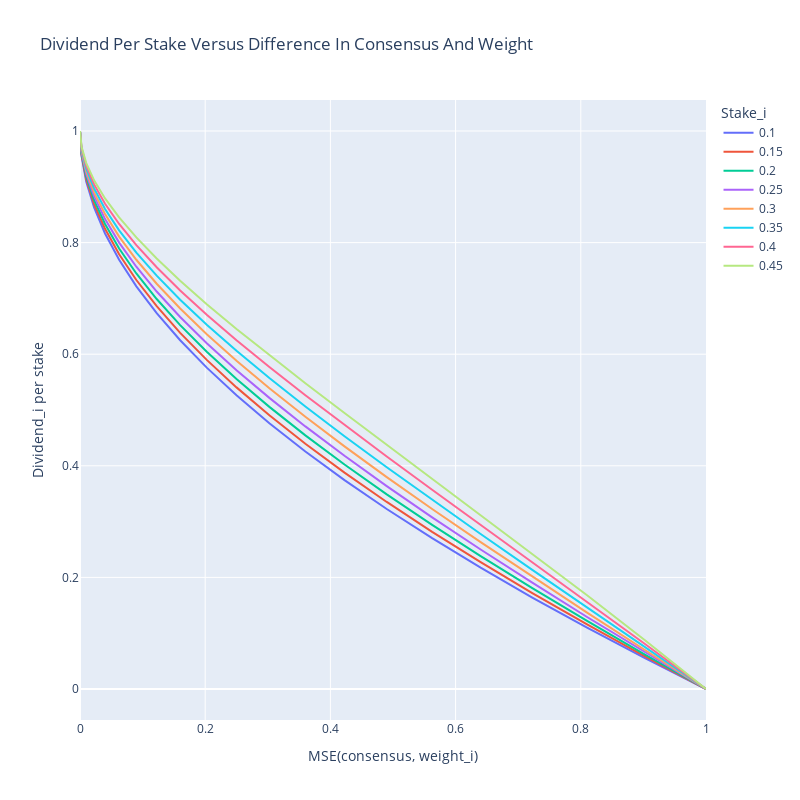

Source (notebook cell):
### Code cell
fig = px.line(
    dividend_VS_consensus,
    y = 'dividend_per_stakes', 
    x = 'MSE_consensus',
    color = 'stake',
    labels={
        "dividend_per_stakes": "Dividend_i per stake",
        "MSE_consensus": "MSE(consensus, weight_i)",
        "stake": 'Stake_i'
    },
    title = "Dividend per stake versus difference in consensus and weight".title(),
    width = 800,
    height = 800,
    # tickformat = '.3f'
)
fig.show()

### Figure 1 — Plotly figure (JSON) as saved in the notebook; plotly's stock layout.template omitted (floating-point values rounded to 4 significant figures)
{"data": [{"hovertemplate": "Stake_i=0.1<br>MSE(consensus, weight_i)=%{x}<br>Dividend_i per stake=%{y}<extra></extra>", "legendgroup": "0.1", "line": {"color": "#636efa", "dash": "solid"}, "marker": {"symbol": "circle"}, "mode": "lines", "name": "0.1", "orientation": "v", "showlegend": true, "type": "scatter", "x": [0, 0.0025, 0.01, 0.0225, 0.04, 0.0625, 0.09, 0.1225, 0.16, 0.2025, 0.25, 0.3025, 0.36, 0.4225, 0.49, 0.5625, 0.64, 0.7225, 0.81, 0.9025, 1], "xaxis": "x", "y": [1, 0.9548, 0.9091, 0.8629, 0.8163, 0.7692, 0.7216, 0.6736, 0.625, 0.5759, 0.5263, 0.4762, 0.4255, 0.3743, 0.3226, 0.2703, 0.2174, 0.1639, 0.1099, 0.05525, 0], "yaxis": "y"}, {"hovertemplate": "Stake_i=0.15<br>MSE(consensus, weight_i)=%{x}<br>Dividend_i per stake=%{y}<extra></extra>", "legendgroup": "0.15", "line": {"color": "#EF553B", "dash": "solid"}, "marker": {"symbol": "circle"}, "mode": "lines", "name": "0.15", "orientation": "v", "showlegend": true, "type": "scatter", "x": [0, 0.0025, 0.01, 0.0225, 0.04, 0.0625, 0.09, 0.1225, 0.16, 0.2025, 0.25, 0.3025, 0.36, 0.4225, 0.49, 0.5625, 0.64, 0.7225, 0.81, 0.9025, 1], "xaxis": "x", "y": [1, 0.9572, 0.9137, 0.8696, 0.8247, 0.7792, 0.733, 0.686, 0.6383, 0.5898, 0.5405, 0.4905, 0.4396, 0.3878, 0.3352, 0.2817, 0.2273, 0.1719, 0.1156, 0.05831, 0], "yaxis": "y"}, {"hovertemplate": "Stake_i=0.2<br>MSE(consensus, weight_i)=%{x}<br>Dividend_i per stake=%{y}<extra></extra>", "legendgroup": "0.2", "line": {"color": "#00cc96", "dash": "solid"}, "marker": {"symbol": "circle"}, "mode": "lines", "name": "0.2", "orientation": "v", "showlegend": true, "type": "scatter", "x": [0, 0.0025, 0.01, 0.0225, 0.04, 0.0625, 0.09, 0.1225, 0.16, 0.2025, 0.25, 0.3025, 0.36, 0.4225, 0.49, 0.5625, 0.64, 0.7225, 0.81, 0.9025, 1], "xaxis": "x", "y": [1, 0.9596, 0.9184, 0.8763, 0.8333, 0.7895, 0.7447, 0.6989, 0.6522, 0.6044, 0.5556, 0.5056, 0.4545, 0.4023, 0.3488, 0.2941, 0.2381, 0.1807, 0.122, 0.06173, 0], "yaxis": "y"}, {"hovertemplate": "Stake_i=0.25<br>MSE(consensus, weight_i)=%{x}<br>Dividend_i per stake=%{y}<extra></extra>", "legendgroup": "0.25", "line": {"color": "#ab63fa", "dash": "solid"}, "marker": {"symbol": "circle"}, "mode": "lines", "name": "0.25", "orientation": "v", "showlegend": true, "type": "scatter", "x": [0, 0.0025, 0.01, 0.0225, 0.04, 0.0625, 0.09, 0.1225, 0.16, 0.2025, 0.25, 0.3025, 0.36, 0.4225, 0.49, 0.5625, 0.64, 0.7225, 0.81, 0.9025, 1], "xaxis": "x", "y": [1, 0.962, 0.9231, 0.8831, 0.8421, 0.8, 0.7568, 0.7123, 0.6667, 0.6197, 0.5714, 0.5217, 0.4706, 0.4179, 0.3636, 0.3077, 0.25, 0.1905, 0.129, 0.06557, 0], "yaxis": "y"}, {"hovertemplate": "Stake_i=0.3<br>MSE(consensus, weight_i)=%{x}<br>Dividend_i per stake=%{y}<extra></extra>", "legendgroup": "0.3", "line": {"color": "#FFA15A", "dash": "solid"}, "marker": {"symbol": "circle"}, "mode": "lines", "name": "0.3", "orientation": "v", "showlegend": true, "type": "scatter", "x": [0, 0.0025, 0.01, 0.0225, 0.04, 0.0625, 0.09, 0.1225, 0.16, 0.2025, 0.25, 0.3025, 0.36, 0.4225, 0.49, 0.5625, 0.64, 0.7225, 0.81, 0.9025, 1], "xaxis": "x", "y": [1, 0.9645, 0.9278, 0.8901, 0.8511, 0.8108, 0.7692, 0.7263, 0.6818, 0.6358, 0.5882, 0.5389, 0.4878, 0.4348, 0.3797, 0.3226, 0.2632, 0.2013, 0.137, 0.06993, 0], "yaxis": "y"}, {"hovertemplate": "Stake_i=0.35<br>MSE(consensus, weight_i)=%{x}<br>Dividend_i per stake=%{y}<extra></extra>", "legendgroup": "0.35", "line": {"color": "#19d3f3", "dash": "solid"}, "marker": {"symbol": "circle"}, "mode": "lines", "name": "0.35", "orientation": "v", "showlegend": true, "type": "scatter", "x": [0, 0.0025, 0.01, 0.0225, 0.04, 0.0625, 0.09, 0.1225, 0.16, 0.2025, 0.25, 0.3025, 0.36, 0.4225, 0.49, 0.5625, 0.64, 0.7225, 0.81, 0.9025, 1], "xaxis": "x", "y": [1.0, 0.9669, 0.9326, 0.8971, 0.8602, 0.8219, 0.7821, 0.7407, 0.6977, 0.6528, 0.6061, 0.5573, 0.5063, 0.4531, 0.3974, 0.339, 0.2778, 0.2135, 0.146, 0.07491, 0], "yaxis": "y"}, {"hovertemplate": "Stake_i=0.4<br>MSE(consensus, weight_i)=%{x}<br>Dividend_i per stake=%{y}<extra></extra>", "legendgroup": "0.4", "line": {"color": "#FF6692", "dash": "solid"}, "marker": {"symbol": "circle"}, "mode": "lines", "name": "0.4", "orientation": "v", "showlegend": true, "type": "scatter", "x": [0, 0.0025, 0.01, 0.0225, 0.04, 0.0625, 0.09, 0.1225, 0.16, 0.2025, 0.25, 0.3025, 0.36, 0.4225, 0.49, 0.5625, 0.64, 0.7225, 0.81, 0.9025, 1], "xaxis": "x", "y": [1, 0.9694, 0.9375, 0.9043, 0.8696, 0.8333, 0.7955, 0.7558, 0.7143, 0.6707, 0.625, 0.5769, 0.5263, 0.473, 0.4167, 0.3571, 0.2941, 0.2273, 0.1563, 0.08065, 0], "yaxis": "y"}, {"hovertemplate": "Stake_i=0.45<br>MSE(consensus, weight_i)=%{x}<br>Dividend_i per stake=%{y}<extra></extra>", "legendgroup": "0.45", "line": {"color": "#B6E880", "dash": "solid"}, "marker": {"symbol": "circle"}, "mode": "lines", "name": "0.45", "orientation": "v", "showlegend": true, "type": "scatter", "x": [0, 0.0025, 0.01, 0.0225, 0.04, 0.0625, 0.09, 0.1225, 0.16, 0.2025, 0.25, 0.3025, 0.36, 0.4225, 0.49, 0.5625, 0.64, 0.7225, 0.81, 0.9025, 1], "xaxis": "x", "y": [1, 0.9719, 0.9424, 0.9115, 0.8791, 0.8451, 0.8092, 0.7715, 0.7317, 0.6897, 0.6452, 0.598, 0.5479, 0.4947, 0.438, 0.3774, 0.3125, 0.2429, 0.1681, 0.08734, 0], "yaxis": "y"}], "layout": {"height": 800, "legend": {"title": {"text": "Stake_i"}, "tracegroupgap": 0}, "title": {"text": "Dividend Per Stake Versus Difference In Consensus And Weight"}, "width": 800, "xaxis": {"anchor": "y", "domain": [0, 1], "title": {"text": "MSE(consensus, weight_i)"}}, "yaxis": {"anchor": "x", "domain": [0, 1], "title": {"text": "Dividend_i per stake"}}}}
